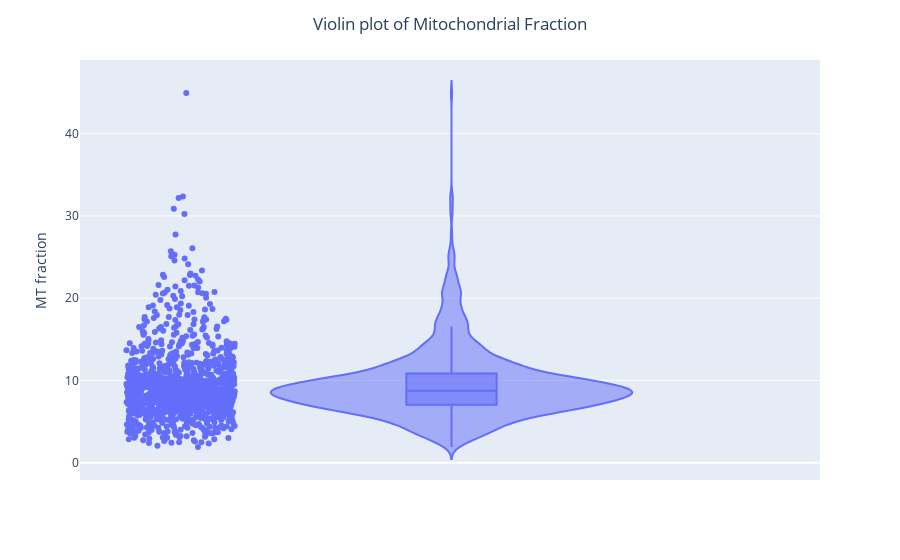

The notebook cell this image was saved under:
### Code cell
fig = px.violin(
    adata.obs,
    y='pct_counts_mt',    
    box=True,             
    points='all',       
    hover_data=adata.obs.columns,
)
fig.update_layout(
    title={'text': 'Violin plot of Mitochondrial Fraction', 'x': 0.5, 'xanchor': 'center'},
    yaxis_title='MT fraction',
    xaxis_title=''
)
fig.show()

### Figure 1 — Plotly figure (JSON) as saved in the notebook; plotly's stock layout.template omitted (floating-point values rounded to 4 significant figures; data arrays with more than 128 entries replaced by an {"elided": "..."} marker saying what was removed)
{"data": [{"alignmentgroup": "True", "box": {"visible": true}, "customdata": {"elided": "1175x10 float values"}, "hovertemplate": "pct_counts_mt=%{y}<br>in_tissue=%{customdata[0]}<br>array_row=%{customdata[1]}<br>array_col=%{customdata[2]}<br>n_genes_by_counts=%{customdata[3]}<br>log1p_n_genes_by_counts=%{customdata[4]}<br>total_counts=%{customdata[5]}<br>log1p_total_counts=%{customdata[6]}<br>pct_counts_in_top_20_genes=%{customdata[7]}<br>total_counts_mt=%{customdata[8]}<br>log1p_total_counts_mt=%{customdata[9]}<extra></extra>", "legendgroup": "", "marker": {"color": "#636efa"}, "name": "", "offsetgroup": "", "orientation": "v", "points": "all", "scalegroup": "True", "showlegend": false, "type": "violin", "x0": " ", "xaxis": "x", "y": {"elided": "1175 float values"}, "y0": " ", "yaxis": "y"}], "layout": {"legend": {"tracegroupgap": 0}, "margin": {"t": 60}, "title": {"text": "Violin plot of Mitochondrial Fraction", "x": 0.5, "xanchor": "center"}, "violinmode": "group", "xaxis": {"anchor": "y", "domain": [0, 1], "title": {"text": ""}}, "yaxis": {"anchor": "x", "domain": [0, 1], "title": {"text": "MT fraction"}}}}
